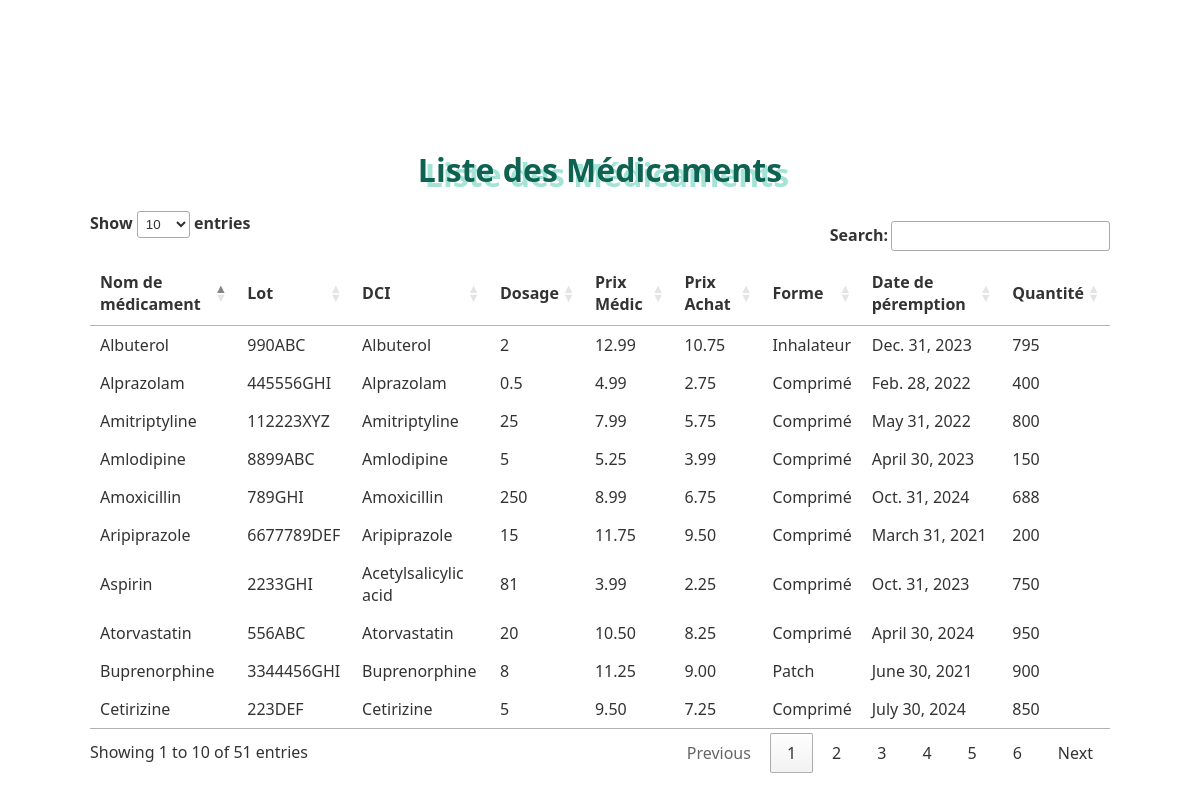
/medicaments/, run on the app's committed database.
### pharmacieapp/models.py (models this page shows, shortened)
class Medicament(models.Model):
    ID_medic = models.AutoField(primary_key=True)
    Nom_medic = models.CharField(max_length=100, null=False)
    Lot_medic = models.CharField(max_length=20, null=False)
    DCI = models.CharField(max_length=100, null=False)
    Dosage_medic = models.IntegerField()
    Prix_médic = models.DecimalField(max_digits=5, decimal_places=2, null=False)
    Prix_achat = models.DecimalField(max_digits=5, decimal_places=2, null=False)
    Forme_medic = models.CharField(max_length=20, choices=[('Sirop', 'Sirop'), ('Comprimé', 'Comprimé'), ('Suppo', 'Suppo')])
    Prémption_medic = models.DateField()
    Quantite_medic = models.IntegerField(null=False)
    class Meta:
        constraints = [
            models.CheckConstraint(check=models.Q(Dosage_medic__gt=0), name='positive_dosage'),
            models.CheckConstraint(check=models.Q(Prix_médic__gt=models.F('Prix_achat')), name='selling_price_higher_than_purchase_price'),
        ]

### pharmacieapp/views.py (the view)
# urls.py: path('medicaments/', medicament_list, name='medicament_list'),
def medicament_list(request):
    medicaments = Medicament.objects.all()
    return render(request, 'medicament_list.html', {'medicaments': medicaments})

### pharmacieapp/templates/medicament_list.html (shortened to what this page needs)
<!DOCTYPE html>
<html lang="en">
<head>
    <link rel="stylesheet" type="text/css" href="/static/css/styles.css">
    <link rel="stylesheet" href="https://cdn.datatables.net/1.11.5/css/jquery.dataTables.min.css">
</head>
<body>
    <div class="content">
        <h1>Liste des Médicaments</h1>
    </div>
    <table id="medicament-list">
        <thead>
            <tr>
                <th>Nom de médicament</th>
                <th>Lot</th>
                <th>DCI</th>
                <th>Dosage</th>
                <th>Prix Médic</th>
                <th>Prix Achat</th>
                <th>Forme</th>
                <th>Date de péremption</th>
                <th>Quantité</th>
            </tr>
        </thead>
        <tbody>
            {% for medicament in medicaments %}
            <tr>
                <td>{{ medicament.Nom_medic }}</td>
                <td>{{ medicament.Lot_medic }}</td>
                <td>{{ medicament.DCI }}</td>
                <td>{{ medicament.Dosage_medic }}</td>
                <td>{{ medicament.Prix_médic }}</td>
                <td>{{ medicament.Prix_achat }}</td>
                <td>{{ medicament.Forme_medic }}</td>
                <td>{{ medicament.Prémption_medic }}</td>
                <td>{{ medicament.Quantite_medic }}</td>
            </tr>
            {% endfor %}
        </tbody>
    </table>
</body>
</html>

### pharmacieapp/static/css/styles.css (style rules this page uses)
body { background-image: url('https://img.freepik.com/photos-gratuite/pilules-vue-dessus_23-2148021477.jpg?w=826&t=st=1701304679~exp=1701305279~hmac=9280ebfbd941ff51c1ea98bf100e06507188294e2a62d1a1070dcb29497e843b'); font-family: 'Segoe UI', Tahoma, Geneva, Verdana, sans-serif; color: #333; background-size: cover; display: flex; flex-direction: column; justify-content: center; align-items: center; height: 90vh; margin: 90px; }
h1 { text-align: center; color: #0e6251; text-shadow: 7px 5px 0 #a3e4d7; margin-bottom: 20px; }

### data on the page
Medicament: Nom_medic "Amoxicillin", Lot_medic "789GHI", DCI "Amoxicillin", Dosage_medic "250", Prix_médic "8.99", Prix_achat "6.75", Forme_medic "Comprimé", Prémption_medic "Oct. 31, 2024", Quantite_medic "688"
Medicament: Nom_medic "Cetirizine", Lot_medic "223DEF", DCI "Cetirizine", Dosage_medic "5", Prix_médic "9.50", Prix_achat "7.25", Forme_medic "Comprimé", Prémption_medic "July 30, 2024", Quantite_medic "850"
Medicament: Nom_medic "Atorvastatin", Lot_medic "556ABC", DCI "Atorvastatin", Dosage_medic "20", Prix_médic "10.50", Prix_achat "8.25", Forme_medic "Comprimé", Prémption_medic "April 30, 2024", Quantite_medic "950"
Medicament: Nom_medic "Albuterol", Lot_medic "990ABC", DCI "Albuterol", Dosage_medic "2", Prix_médic "12.99", Prix_achat "10.75", Forme_medic "Inhalateur", Prémption_medic "Dec. 31, 2023", Quantite_medic "795"
Medicament: Nom_medic "Aspirin", Lot_medic "2233GHI", DCI "Acetylsalicylic acid", Dosage_medic "81", Prix_médic "3.99", Prix_achat "2.25", Forme_medic "Comprimé", Prémption_medic "Oct. 31, 2023", Quantite_medic "750"
Medicament: Nom_medic "Amlodipine", Lot_medic "8899ABC", DCI "Amlodipine", Dosage_medic "5", Prix_médic "5.25", Prix_achat "3.99", Forme_medic "Comprimé", Prémption_medic "April 30, 2023", Quantite_medic "150"
Medicament: Nom_medic "Amitriptyline", Lot_medic "112223XYZ", DCI "Amitriptyline", Dosage_medic "25", Prix_médic "7.99", Prix_achat "5.75", Forme_medic "Comprimé", Prémption_medic "May 31, 2022", Quantite_medic "800"
Medicament: Nom_medic "Alprazolam", Lot_medic "445556GHI", DCI "Alprazolam", Dosage_medic "0.5", Prix_médic "4.99", Prix_achat "2.75", Forme_medic "Comprimé", Prémption_medic "Feb. 28, 2022", Quantite_medic "400"
Medicament: Nom_medic "Buprenorphine", Lot_medic "3344456GHI", DCI "Buprenorphine", Dosage_medic "8", Prix_médic "11.25", Prix_achat "9.00", Forme_medic "Patch", Prémption_medic "June 30, 2021", Quantite_medic "900"
Medicament: Nom_medic "Aripiprazole", Lot_medic "6677789DEF", DCI "Aripiprazole", Dosage_medic "15", Prix_médic "11.75", Prix_achat "9.50", Forme_medic "Comprimé", Prémption_medic "March 31, 2021", Quantite_medic "200"
